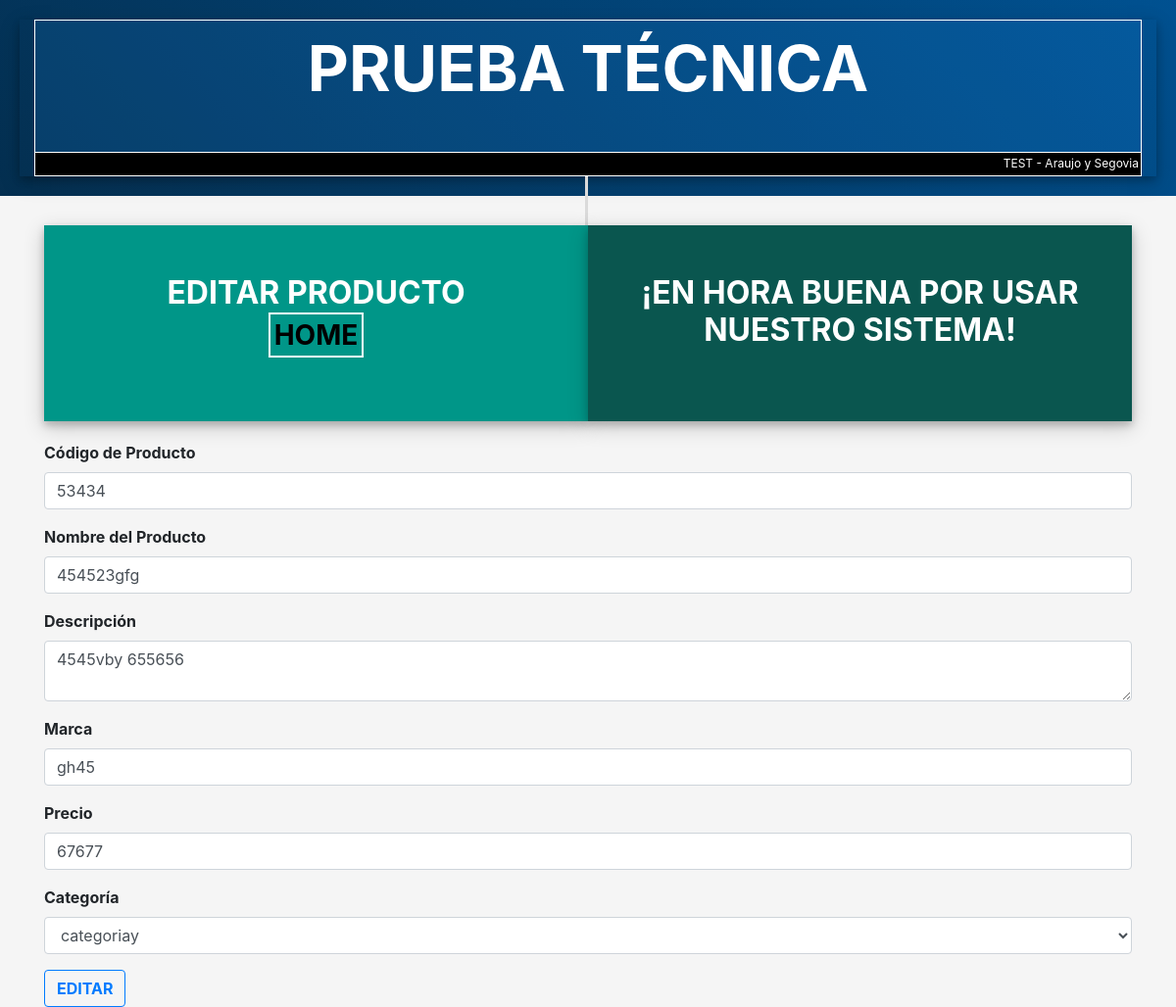
Screenshot of /Views/updateP.php?idP=19 (signed in) with the database file from the repository.
### tables this page shows
CREATE TABLE IF NOT EXISTS `producto` (
  `id` int(10) NOT NULL AUTO_INCREMENT,
  `codigo` varchar(10) NOT NULL,
  `nombre` varchar(100) NOT NULL,
  `descripcion` varchar(200) NOT NULL,
  `marca` varchar(50) NOT NULL,
  `categoria_id` int(10) NOT NULL,
  `precio` float(20,2) NOT NULL,
  `admin_id` int(10) NOT NULL,
  PRIMARY KEY (`id`),
  UNIQUE KEY `uq_codigo` (`codigo`),
  UNIQUE KEY `uq_nombre` (`nombre`),
  KEY `fk_producto_categoria` (`categoria_id`),
  KEY `fk_producto_admin` (`admin_id`)
);

### Models/producto.php (called while the page is built, shortened)
<?php
class ProductoModel{
	function oneProductoM($id){
		$conec = new Coneccion();
	  	$mysqlit=$conec->conectar();
	  	$mysqlit->set_charset('utf8');
		$sqlt = $mysqlit->prepare("SELECT * FROM producto where id=?");
		$sqlt->bind_param("s", $id);
		$sqlt -> execute();
		$resul=$sqlt->get_result();
		$Producto=$resul->fetch_array(MYSQLI_BOTH);
		return $Producto;
		}
}
?>

### Models/categoria.php (called while the page is built, shortened)
<?php
class CategoriaModel{
	function verCategoriaM(){
		$conec = new Coneccion();
	  $mysqlit=$conec->conectar();
	  $mysqlit->set_charset('utf8');
		$sqlt = $mysqlit->prepare("SELECT * FROM categoria order by id desc");
		$sqlt -> execute();
		$resul=$sqlt->get_result();
		return $resul;
	}
}
?>

### Controllers/producto.php (the view, shortened to what this page needs)
<?php
class Producto{
		function producto_id(){
		if (empty($_GET['idP'])){
		}else{
			$resultado = (new ProductoModel) -> oneProductoM($_GET['idP']);
			echo '<form method="post">
				<div class="form-group">
                  	<label for="codigoP" class="font-weight-bold">Código de Producto</label>
                    <input type="text" class="form-control" id="codigoP" minlength="4" maxlength="10" onkeypress="return check(event)" name="codigoP" pattern="[A-Za-z0-9_-]{1,15}" value="'.$resultado["codigo"].'" required=""/>
                  </div>
				<div class="form-group">
                  	<label for="nombreP" class="font-weight-bold">Nombre del Producto</label>
                    <input type="text" class="form-control" minlength="4" id="nombreP" name="nombreP" maxlength="100" value="'.$resultado["nombre"].'" pattern="[A-Za-z0-9_-]{1,15}" required=""/>
                  </div>
                  <div class="form-group">
                  	<label for="descripcionP" class="font-weight-bold">Descripción</label>
                  	<textarea class="form-control" id="descripcionP" maxlength="200" minlength="10" name="descripcionP" pattern="[A-Za-z0-9_-]{1,15}" required="">'.$resultado["descripcion"].'</textarea>
                  </div>
                   <div class="form-group">
                  	<label for="marcaP" class="font-weight-bold">Marca</label>
                    <input type="text" class="form-control" id="marcaP" name="marcaP" maxlength="50" value="'.$resultado["marca"].'" pattern="[A-Za-z0-9_-]{1,15}" required=""/>
                  </div>
                   <div class="form-group">
                  	<label for="precioP" class="font-weight-bold">Precio</label>
                    <input type="text" class="form-control" minlength="1" id="precioP" pattern="{1,15}" maxlength="10" value="'.$resultado["precio"].'" onkeyup="this.value=Numeros(this.value)" name="precioP" pattern="[A-Za-z0-9_-]{1,15}" required=""/>
                  </div>';
                  $respuesta = (new CategoriaModel) -> verCategoriaM();
		echo '
				<div class="form-group">
				    <label for="categoriaP" class="font-weight-bold">Categoría</label>
				    <select class="form-control" id="categoriaP" name="categoriaP">';
					while ($v= $respuesta->fetch_array(MYSQLI_BOTH)) {
							if($v["id"]==$resultado["categoria_id"]){
								echo '<option selected="" value="'.$v["id"].'">'.$v["nombre"].'</option>';
							}else{
								echo '<option value="'.$v["id"].'">'.$v["nombre"].'</option>';
							}
			          }
           echo '</select>
				</div>';
                  	echo'
			        <input type="submit" onclick="javascript:validate();" class="btn btn-outline-primary black font-weight-bold" name="" value="EDITAR">
			      </form> ';
		}
	}
}
?>

### Views/css/style.css (style rules this page uses)
body, html, .body { height: 100%; background-color: #f5f5f5; }

### rows the page displays
producto: codigoP "53434", nombreP "454523gfg", descripcionP "4545vby 655656", marcaP "gh45", precioP "67677"

### other values shown
form field categoriaP "categoriay"
